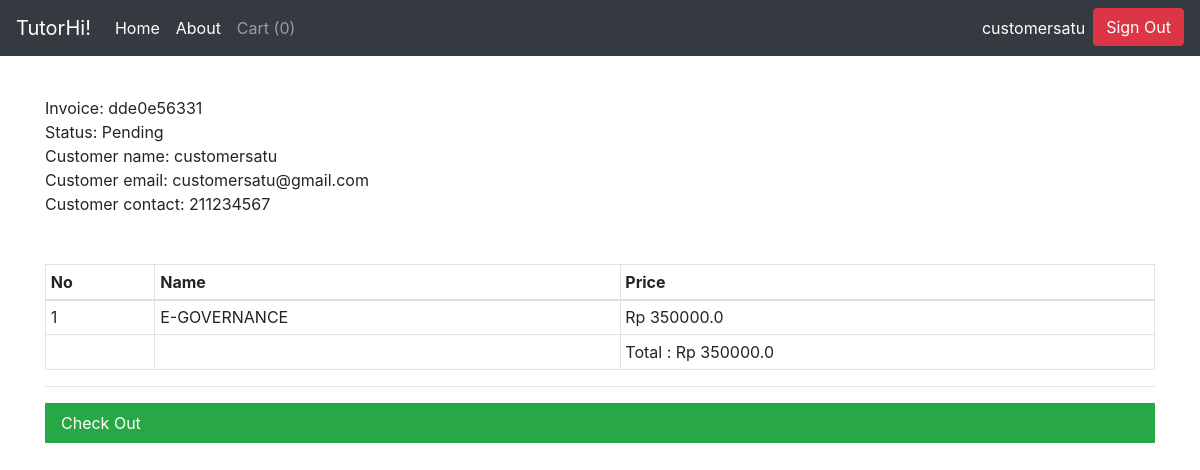
The page /orders/dde0e56331 (signed in) on the database its author committed.
### shop/customers/models.py (models this page shows)
class Register(db.Model, UserMixin):
    id = db.Column(db.Integer, primary_key=True)
    name = db.Column(db.String(80), unique=False, nullable=False)
    username = db.Column(db.String(80), unique=True, nullable=False)
    email = db.Column(db.String(120), unique=True, nullable=False)
    password = db.Column(db.String(180), unique=False, nullable=False)
    phone = db.Column(db.String(80), unique=False, nullable=False)
    institution = db.Column(db.String(80), unique=False, nullable=False)
    major = db.Column(db.String(120), unique=False, nullable=False)
    semester = db.Column(db.String(180), unique=False, nullable=False)
    birthday = db.Column(db.DateTime, nullable=False, default=datetime.utcnow)

class Order(db.Model):
    id = db.Column(db.Integer, primary_key=True)
    invoice = db.Column(db.String(20), unique=True, nullable=False)
    status = db.Column(db.String(20), default='Pending', nullable=False)
    customer_id = db.Column(db.Integer, unique=False, nullable=False)
    date_created = db.Column(db.DateTime, default=datetime.utcnow, nullable=False)
    orders = db.Column(JsonEncodedDict)

### shop/customers/routes.py (the view)
@app.route('/orders/<invoice>')
@login_required
def orders(invoice):
    if current_user.is_authenticated:
        customer_id = current_user.id
        customer = Register.query.filter_by(id=customer_id).first()
        orders = Order.query.filter_by(customer_id=customer_id, invoice=invoice).order_by(Order.id.desc()).first()
        for _key, course in orders.orders.items():
            total = float(course['price'])
    else:
        return redirect(url_for('customer_login'))
    return render_template('customer/order.html', invoice=invoice, total=total, customer=customer, orders=orders)

### shop/customers/models.py (called while the page is built)
@login_manager.user_loader
def user_loader(user_id):
    return Register.query.get(user_id)

    def process_result_value(self, value, dialect):
        if value is None:
            return {}
        else:
            return json.loads(value)

### shop/templates/customer/order.html
{% extends 'layout.html' %}
{% block content %}
{% include 'navbar.html' %}
<div class="container">
    <div class="row">
        <div class="col-md-12">
            <br>
            <br>
            <br>
            <br>
            Invoice: {{orders.invoice}}
            <br>
            Status: {{orders.status}}
            <br>
            Customer name: {{customer.name}}
            <br>
            Customer email: {{customer.email}}
            <br>
            Customer contact: {{customer.phone}}
            <br>
        </div>
        <div class="container mt-5">
        <table class="table table table-bordered table-sm">
            <thead>
                <th>No</th>
                <th>Name</th>
                <th>Price</th>
            </thead>
            <tbody>
                {% for key, course in orders.orders.items() %}
                <tr>
                    <td>{{loop.index}}</td>
                    <td>{{course.name}}</td>
                    <td>Rp {{course.price}}</td>
                </tr>
                {% endfor %}
                <tr>
                    <td></td>
                    <td></td>
                    <td>Total : Rp {{total}}</td>
                </tr>
            </tbody>
        </table>
        <hr>
        <a class="nav-link btn-success" href="{{url_for('home')}}">Check Out</span></a>
    </div>
</div>
</div>
{% endblock content %}

### shop/templates/navbar.html (shortened to what this page needs)
<nav class="navbar navbar-expand-lg navbar-dark bg-dark fixed-top">
  <a class="navbar-brand" style="color: white">TutorHi!</a>
  <div class="collapse navbar-collapse" id="navbarResponsive">
    <ul class="navbar-nav mr-auto mt-2 mt-lg-0">
      <li class="nav-item active">
        <a class="nav-link" href="{{url_for('home')}}" style="color: white">Home <span class="sr-only">(current)</span></a>
      </li>
      <li class="nav-item">
        <a class="nav-link" href="{{url_for('about')}}" style="color: white">About</a>
      </li>
      {% if current_user.is_authenticated %}
      <li class="nav-item">
        <a class="nav-link" href="{{url_for('getCart')}}" tabindex="-1">Cart ({{session['Shoppingcart']|length}})</a>
      </li>
      {% endif %}
    </ul>
    {% if current_user.is_authenticated %}
    <div class="collapse navbar-collapse" id="navbarResponsive">
      <ul class="navbar-nav ml-auto">
    <li class="nav-item" style="list-style-type:none;">
      <a class="nav-link disabled" style="color: white">{{current_user.name}}</a>
    </li>
    <li class="nav-item" style="list-style-type:none;">
      <a href="{{url_for('customer_logout')}}" class="btn btn-danger">Sign Out</a>
    </li>
    {% endif %}
  </div>
</nav>

### rows shown on the page
Register: name "customersatu", email "customersatu@gmail.com", phone "211234567"
Order: invoice "dde0e56331", status "Pending"

### other values the page prints
{{ session['Shoppingcart']|length }} "0"
{{ course.name }} "E-GOVERNANCE"
{{ course.price }} "350000.0"
{{ total }} "350000.0"
